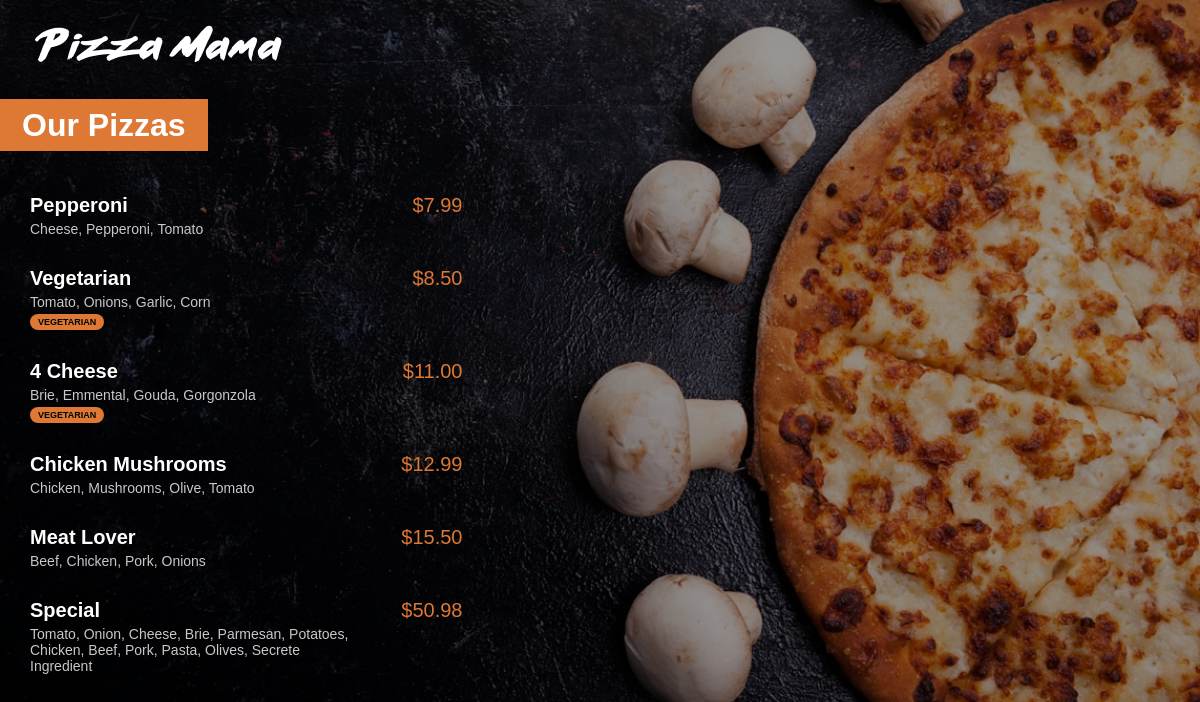
The app's page /menu/ with its own data.
### menu/models.py (models this page shows, shortened)
class Pizza(models.Model):
    name = models.CharField(max_length=200)
    ingredients = models.CharField(max_length=400)
    price = models.FloatField(default=0)
    vegetarian = models.BooleanField(default=False)

### menu/views.py (the view)
# urls.py: path('', views.index, name="index"),
def index(request):
    pizzas = Pizza.objects.all().order_by('price')
    return render(request, 'menu/index.html', { 'pizzas' : pizzas})

### menu/templates/menu/index.html (shortened to what this page needs)
{% load static %}
<html lang="eng">
    <head>
        <link rel="stylesheet" href="{% static 'menu/style.css' %}">
    </head>
    <body>
        <a href="{% url 'main:index' %}"><img id="small_logo" src="{% static 'menu/images/small_logo.png' %}"/></a>
        <div class="menu_title">
            <h1>Our Pizzas</h1>
        </div>
        <div class="menu_list">
            {% for pizza in pizzas %}
            <div class="menu_list_items">
                <span class="menu_list_title">{{pizza.name}}</span>
                <span class="menu_prices">${{pizza.price | floatformat:2}}</span>
                <span class="menu_ingredients">{{pizza.ingredients}}</span>
                {% if pizza.vegetarian %}
                    <span class="Menu_list_badge">VEGETARIAN</span>
                {% endif %}
            </div>
            {% endfor %}
        </div>
    </body>
</html>

### menu/static/menu/style.css (style rules this page uses)
body { background: linear-gradient(0deg, rgba(0, 0, 0, 0.4), rgba(0, 0, 0, 0.4)), url("images/menu_background.jpg") no-repeat center center fixed; -webkit-background-size: cover; -moz-background-size: cover; -o-background-size: cover; background-size: cover; color: white; margin: 0px; font-family: Arial; }
#small_logo { margin-top: 25px; margin-left: 35px; }
h1 { background-color: #DD7835; display: inline; padding: 8px 22px; }
.menu_title { margin-top: 45px; margin-bottom: 50px; }
.menu_list { margin-left: 30px; }
.menu_list_items { margin: 30px 0px; }
.menu_list_title { font-size: 20px; font-weight: bold; width: 350px; display: inline-block; }
.menu_prices { color: #DD7835; margin-left: 8px; font-size: 20px; width: 70px; display: inline-block; text-align: right; }
.menu_ingredients { color: #C8C8C8; font-size: 14px; margin-top: 4px; display: block; width: 320px; }
.Menu_list_badge { background-color: #DD7835; color: black; font-size: 9px; padding: 3px 8px; display: inline-block; margin-top: 4px; border-radius: 8px; font-weight: bold; }

### records on screen
Pizza: name "Pepperoni", price "7.99", ingredients "Cheese, Pepperoni, Tomato"
Pizza: name "Vegetarian", price "8.50", ingredients "Tomato, Onions, Garlic, Corn", vegetarian "VEGETARIAN"
Pizza: name "4 Cheese", price "11.00", ingredients "Brie, Emmental, Gouda, Gorgonzola", vegetarian "VEGETARIAN"
Pizza: name "Chicken Mushrooms", price "12.99", ingredients "Chicken, Mushrooms, Olive, Tomato"
Pizza: name "Meat Lover", price "15.50", ingredients "Beef, Chicken, Pork, Onions"
Pizza: name "Special", price "50.98", ingredients "Tomato, Onion, Cheese, Brie, Parmesan, Potatoes, Chicken, Beef, Pork, Pasta, Olives, Secrete Ingredient"
